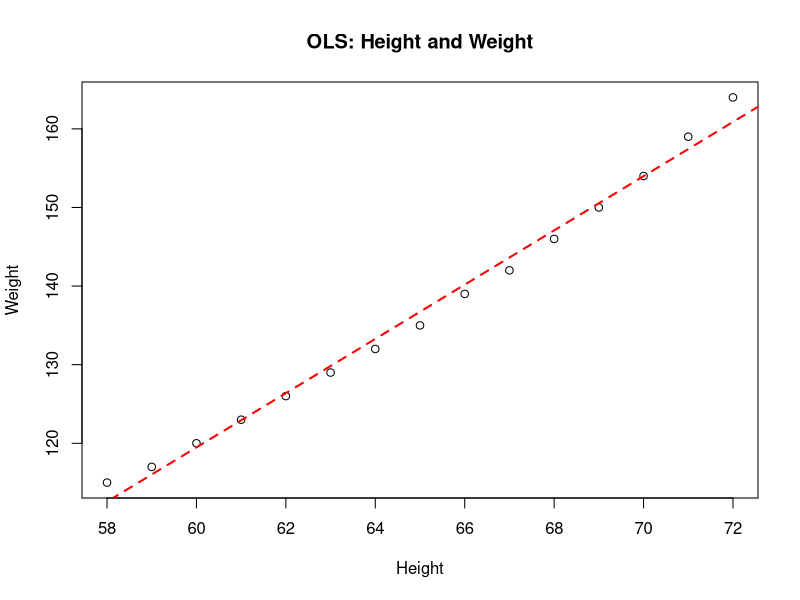
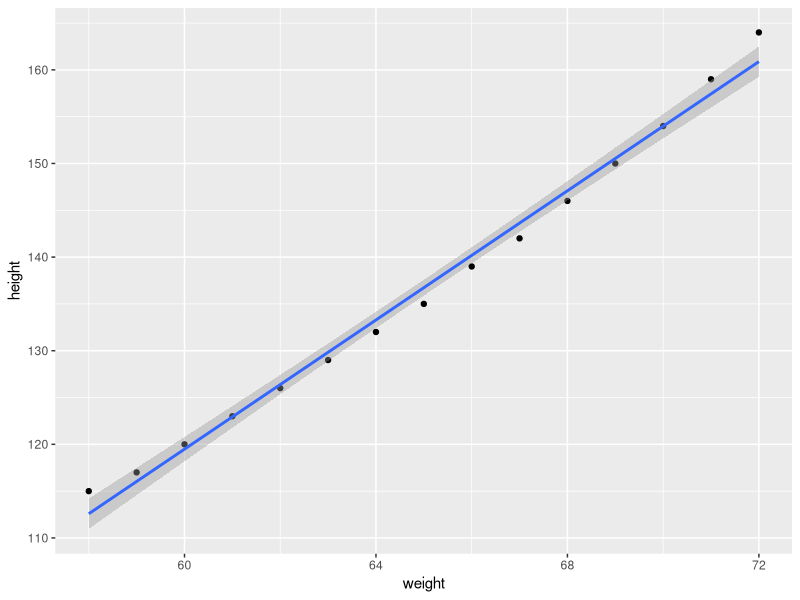
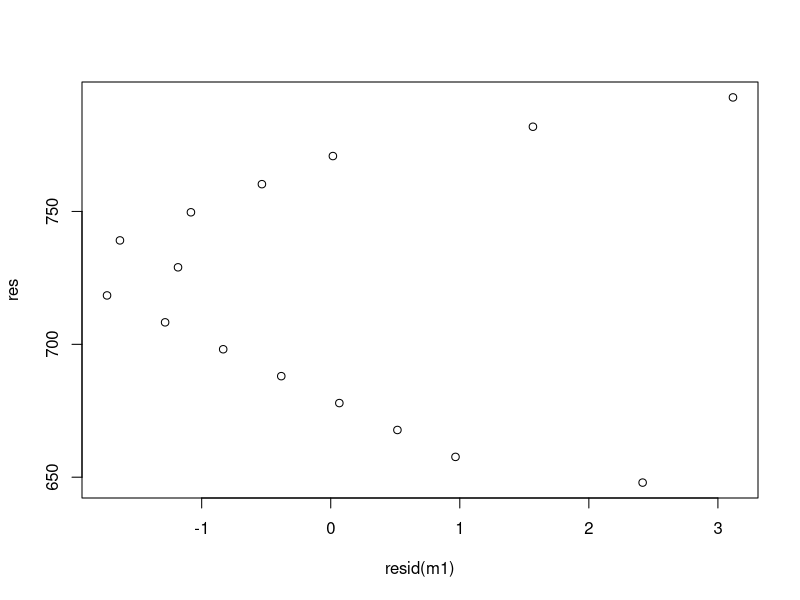
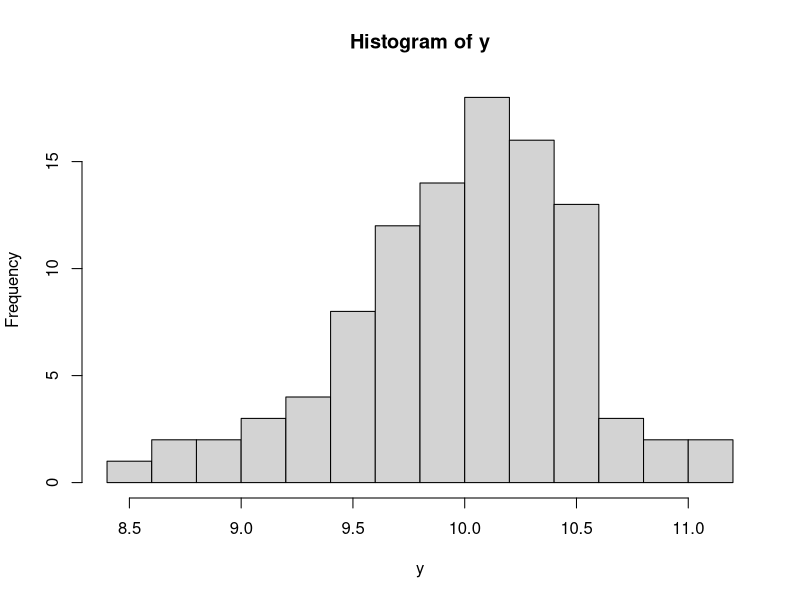

The R source for these figures, in order:
## ---- chunk 1
require(tidyverse)
## ---- chunk 2
dat<-as_tibble(women)
dat
## ---- chunk 3
dat=dat %>% transform(metric_height=height*2.54,metric_weight=weight*0.45392) 
dat
## ---- chunk 4
## Create Y vector for this specific regression
Y = as.matrix(women$weight)
Y
## ---- chunk 5
##Create the design matrix - X - for this regression
X = as.matrix(cbind(1,women$height))
X
## ---- chunk 6
## Choose beta-hat to minimize the sum of squared residuals
beta_hat = round(solve( #solve calculates the inverse of X'X
                t(X) %*% X)  #transpose of X times X
                %*%t(X)%*%Y, #transpose of X times Y
                digits=2) #round to 2 digits

## results in matrix of estimated coefficients/parameters:
beta_hat

## ---- chunk 7
## Label and organize results into a data frame
labs=c("Intercept","Slope")
beta_hat = as_tibble(data.frame(labs,beta_hat))
names(beta_hat) = c("Coeff.","Est")
beta_hat
## ---- chunk 8
# Calculate vector of residuals
intercept=as.numeric(beta_hat[1,2])
slope=as.numeric(beta_hat[2,2])
dat = dat %>% mutate(res=metric_weight-(intercept-slope*metric_height))
## ---- chunk 9
## Define n and k parameters
n = nrow(dat)
k = ncol(X)
 
## Calculate Variance-Covariance Matrix
res=dat$res
VCV = 1/(n-k) * as.numeric(t(res)%*%res) * solve(t(X)%*%X)
VCV
## Standard errors of the estimated coefficients
StdErr = sqrt(diag(VCV))
StdErr
## ---- chunk 10
## Calculate p-value for a t-test of coefficient significance
P.Value = rbind(2*pt(abs(as.numeric(beta_hat[1,2])/StdErr[1]), df=n-k,lower.tail= FALSE), 2*pt(abs(as.numeric(beta_hat[2,2])/StdErr[2]), df=n-k,lower.tail= FALSE))

## concatenate into a single data.frame
beta_hat = cbind(beta_hat,StdErr,P.Value)
beta_hat
## ---- chunk 11
## Plot results
plot(dat$height,dat$weight, xlab = "Height", ylab = "Weight",
                main = "OLS: Height and Weight")
abline(a = beta_hat[1,2], b = beta_hat[2,2], col = 'red', lwd = 2, lty="dashed")
## ---- chunk 12
ggplot(dat,aes(x=dat$height,y=dat$weight)) +
    geom_point(stat="identity")+
    stat_smooth(method="lm") +
    xlab("weight")+
    ylab("height")
## ---- chunk 13
m1<-lm(weight~height,data=dat)
m1
## ---- chunk 14
summary(m1)
## ---- chunk 15
resid(m1)
plot(resid(m1),res)
## ---- chunk 16
x_bar=10
err=rnorm(100,0,.5)
y=c(x_bar+err)
hist(y,breaks=15)
## ---- chunk 17

